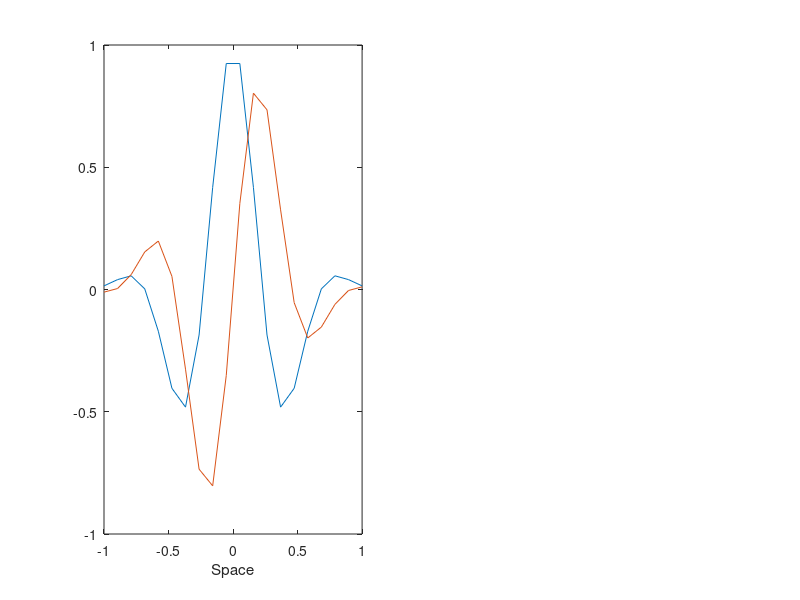

Write MATLAB code to recreate this figure. (Note: this script raises an error after producing the figure.)
%%%%%%%%%%%%%%%%%%%%%%%%%%%%%%%%%%%%%%%%%%%%%%%%%%%%%%%%%%%%%%%%%%%%%%%%
%%% This tutorial was created for use in the short course
%%% "Computational Neuroscience: Vision", held at Cold Spring Harbor
%%% Laboratories in Summer 1996.  It is provided "as is", without
%%% express or implied warranty, for educational purposes only, and
%%% is not to be used, rewritten, or adapted as the basis of a
%%% commercial software or hardware product.  Please do not
%%% distribute this file without prior permission of the instructors.
%%% Many hours were spent developing these tutorials and we ask your
%%% compliance to assure proper attribution and maintainance.  If you
%%% would like to use this tutorial in a course, please contact one
%%% of the following instructors:
%%% 
%%% Eero Simoncelli <eero.simoncelli@nyu.edu>
%%% Paul Glimcher <glimcher@cns.nyu.edu>
%%% EJ Chichilnisky <ej@salk.edu>
%%%%%%%%%%%%%%%%%%%%%%%%%%%%%%%%%%%%%%%%%%%%%%%%%%%%%%%%%%%%%%%%%%%%%%%%
%%%%%%%%%%%%%%%%%%%%%%%%%%%%%%%%%%%%%%%%%%%%%%%%%%%%%%%%%%%%%%%%%%%%%%%%

%%%%%%%%%%%%%%%%%%%%%%%%%%%%%%%%%%%%%%%%%%%%%%%%%%%%%%%%%%%%%%%%%%
%
%Adelson-Bergen Motion Model Tutorial
%
%This tutorial presents a straightforward implementation of the 
%Spatio-temporal energy model described by Adelson & Bergen
%in 'Spatiotemporal energy models for the perception of motion'
%(JOSA-A,2:284-299).  
%
%The paper, and this tutorial, shows how linear separable filters
%can be added and subtracted to form space-time oriented linear 
%filters.  These oriented filters, which are selective to
%direction of motion, can be combined nonlinearly to produce 
%filters that are not only motion selective, but are also insensitive
%to phase.  Such response properties are typical of V1 complex cells.
%
%It might be useful to have a copy of the article with you as you work
%through this tutorial, since some of the figures generated here are
%much like those in the paper.

%Written by Geoff Boynton rudely during lectures at Cold Spring Harbor
%July, 1996.

% Run by cutting and pasting from the tutorial file into the Matlab 
% Command window.

%%%%%%%%%%%%%%%%%%%%%%%%%%%%%%%%%%%%%%%%%%%%%%%%%%%%%%%%%%%%%%%%%%

%First, we'll create some linear filters that are separable in space
%and time: 

nx=20;  %number of spatial samples in the filter
nt=20;  %number of temporal samples

%Define the space axis
max_x =1;     %Half-width of Gabor (pixels)
x_filt=linspace(-max_x,max_x,nx);

%Define the time axis
max_t=1.0; %Duration of impulse response (sec)
t_filt=linspace(0,max_t,nt)';

%Spatial functions:
%Create a pair of Gabor functions; one even and one odd.
sx=0.5;   %standard deviation of Gaussian
sfx=1.1;  %spatial freqency of carrier

gaussx=exp(-x_filt.^2/sx.^2);				%Gaussian envelope
even_x=cos(2*pi*sfx*x_filt).*gaussx;			%Even Gabor
odd_x=sin(2*pi*sfx*x_filt).*gaussx;			%Odd Gabor

%Plot the spatial profiles (See fig 6a)
figure(1)
subplot(1,2,1);
plot(x_filt,even_x,x_filt,odd_x)
xlabel('Space'); 

%Temporal functions:
%Create a pair of temporal functions; one fast and one slow.
k=25;  %Temporal scale factor 
slow_t=temp_imp_resp(5,k,t_filt);
fast_t=temp_imp_resp(3,k,t_filt);

%Plot the temporal profiles (See fig 6b)
subplot(1,2,2)
plot(t_filt,slow_t,t_filt,fast_t);
xlabel('time');

%Create separable linear filters by taking the outer
%products of the four combinations of space and time 
%impulse responses.  See figure 
even_slow= slow_t * even_x;
even_fast= fast_t * even_x ;
odd_slow = slow_t *odd_x ;
odd_fast = fast_t * odd_x ;

%Show the four impulse response functions as images
%See fig 6c (top row)
figure(2)
subplot(2,4,1);show_image(odd_fast,[50,50]);
subplot(2,4,2);show_image(odd_slow,[50,50]);
subplot(2,4,3);show_image(even_fast,[50,50]);
subplot(2,4,4);show_image(even_slow,[50,50]);

%These filters can be added or subtracted in pairs to produce
%new linear filters that are space-time oriented.  For example,
%adding the odd_fast filter to the even_slow filter results in
%a leftward-selective linear filter.  
 
leftward_1=odd_fast+even_slow; 
leftward_2=-odd_slow+even_fast;
rightward_1=-odd_fast+even_slow;
rightward_2=odd_slow+even_fast;
 
%Here are images of the four space-time oriented filters shown
%in A&B's figure 4c.

subplot(2,4,5);show_image(leftward_1,[50,50]);
subplot(2,4,6);show_image(leftward_2,[50,50]);
subplot(2,4,7);show_image(rightward_1,[50,50]);
subplot(2,4,8);show_image(rightward_2,[50,50]);


%Let's measure the response of these filters to various stimuli.
%First, we'll generate the moving bar like the stimulus shown in 
%figure 15a.

stim_dur=6; 	   %Duration of stimulus (seconds)
stim_width=4;      %Width of stimulus (pixels)

%x-axis for stimulus
x_stim=-stim_width:x_filt(2)-x_filt(1):stim_width;
%t-axis for stimulus
t_stim=(0:t_filt(2):stim_dur)';

%This part generates the 2-d (space-time) stimulus, 'stim'.  
t_freq=0.25;  %Temporal frequency of oscillation (Hz)
amplitude= 3;	%Amplitude of oscillation (pixels)
x_profile=x_stim<0;
t_profile=-cos(t_freq*2*pi*t_stim)*amplitude;
stim=(ones(length(t_profile),1) * x_stim) < (t_profile*ones(1,length(x_profile)));
stim = double(stim);  %%% Marni added to update.

%Show the stimulus as a space-time image
figure(3)
subplot(1,2,1)
show_image(stim);

%To compute a filter's response to such a stimulus, we simply perform
%a 2-d convolution of the stimulus with the filter.

%We'll use the first rightward sensitive filter, 'rightward_1'

resp=conv2(stim,rightward_1,'same');

%Plot the result
subplot(1,2,2)
show_image(resp);

%The way to interpret the response image is to consider each column
%of the image as the the time-course of the response of a filter
%centered at that column.  The filter responds when the edge passes
%past the column.  For example, if we consider the response of a filter
%centered on the center column of the response image:

%column=size(stim,2)/2; %center column
column=round(size(stim,2)/2); %center column   (Marni's update)

line([column,column],[0,length(t_stim)],'Color','r');

%We can look at the time course of the response by pulling out the
%center column and plotting:

figure(4)
%plot(t_stim,resp(:,column));
plot(t_stim(1:115),resp(:,column));  %% Marni's revision. 
xlabel('Time (sec)');
ylabel('Response');

%Notice that the intensity of response is greater when the bar is
%moving rightward then for leftward movement.  But the response is
%not zero for leftward movment.  This is because the oriented filters
%are not perfectly oriented.  You can see in the image of the
%oriented filters that the light and dark regions curve downward.

%This can be corrected by using a true oriented Gabor function as
%an oriented filter.  This is not biologically plausible, since such
%a function is not causal in time.

%It's also interesting to study the response of these filters to drifting
%sinewave gratings.  First, we'll generate the stimulus:

%Start with sinewave grating
stim_dur=12;    %seconds
stim_width=4;   %multiples of filter
velocity=60;  %pixels/sec

x_stim=-stim_width:x_filt(2)-x_filt(1):stim_width;
x_profile=sin(2*pi*x_stim/2);
t_stim=(0:t_filt(2):stim_dur)';
t_profile=(t_stim(1:length(t_stim)/4))*velocity;

%Create sawtooth motion of grating
t_profile=[t_profile;flipud(t_profile);t_profile;flipud(t_profile)];

stim=make_stim(x_profile,t_profile);

%We've created a short function that convolves a stimulus with a filter
%and creates images of the stimulus and the reponse:  

figure(3);
resp=plot_stim_and_resp(stim,rightward_1);

%And now we'll plot the time course of the response for a 
%centered filter again.

line([column,column],[0,length(t_stim)],'Color','r');
figure(4)
plot(resp(:,column));

%Ideal complex cells are motion selective but do not respond to the 
%spatial phase of a grating.  Adelson and Bergen show how to build
%spatial phase independent responses by squaring and adding the
%responses of pairs of even and odd direction selective filters.

%Let 'resp_right1' be the response of the 'rightward_1' filter:
resp_right_1=conv2(stim,rightward_1,'same');
%'resp_right2' is the response of the 'rightward_2' filter:
resp_right_2=conv2(stim,rightward_2,'same');

%We now square and sum the two responses:
energy_right=resp_right_1.^2+resp_right_2.^2;

figure(3)
subplot(1,2,2)
show_image(energy_right);

%And the time course of the centered filter is:
figure(4)
plot(energy_right(:,column));

%The response of this 'rightward energy mechanism' still modulates 
%with the phase of the stimulus.  This is due to imperfections in
%the underlying linear filters. 

%In the paper, Adelson and Bergen go on to combine the rightward and 
%leftward energy mechanisms to produce an 'opponent energy' mechanism.
%They also discuss how energy mechanisms filter out velocity 
%discontinuities inherent in movies, televisions, and computer monitors.

%There are a number of ways to go from here.  For example, what is 
%the response of an energy mechanism to moving dot stimuli?  Or, what
%is the spatial and temporal frequency sensitivity of such an energy
%model.  Is this consistent with single-cell physiology of complex
%cells?  Finally, we know that this model cannot predict the
%response to stimuli with multiple components.  For example, the response
%of a complex cell selective to rightward motion is suppressed by leftward
%motion, even though leftward alone motion produces little or no response.
%David Heeger proposes that this is the result of inhibitory effects
%across mechanisms.  The energy selective mechanisms in the Adelson-Bergen
%model form the inputs of Heeger's 'Divisive Inhibition' model.  Can this
%tutorial be modified to predict the response to multiple-component stimuli?



